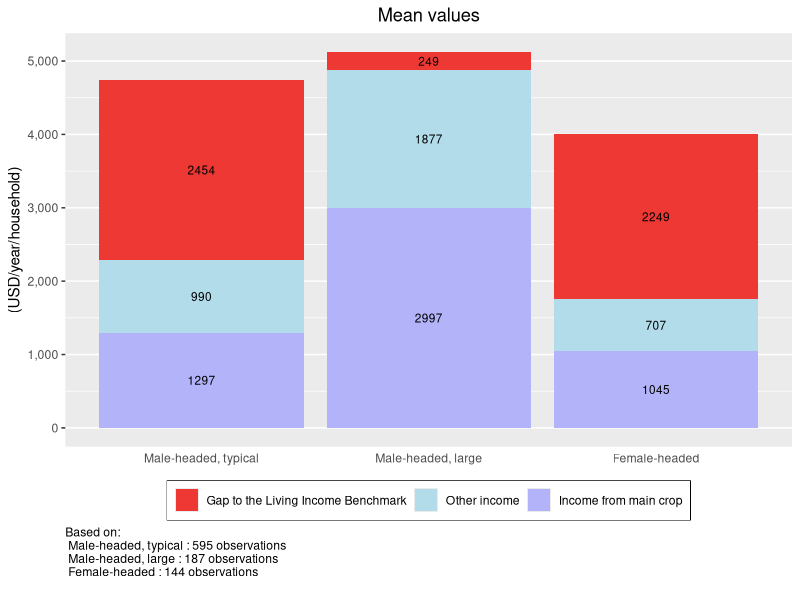
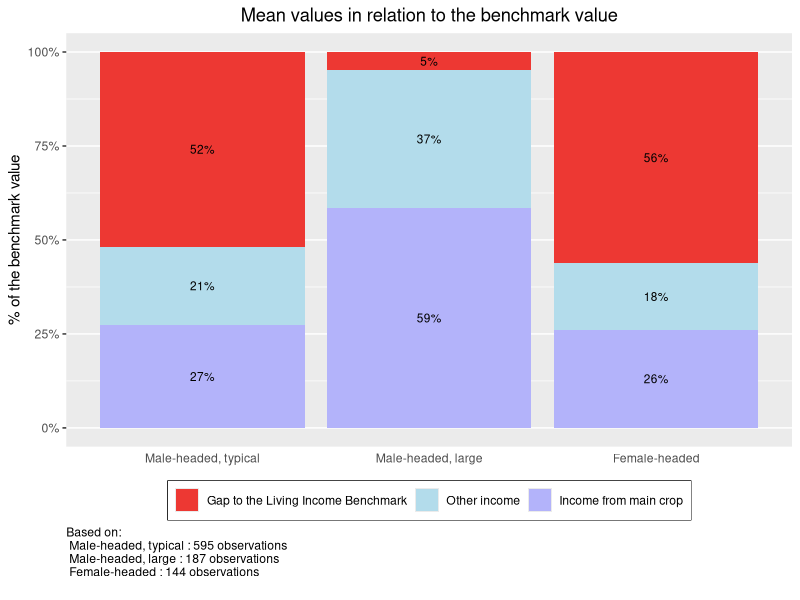
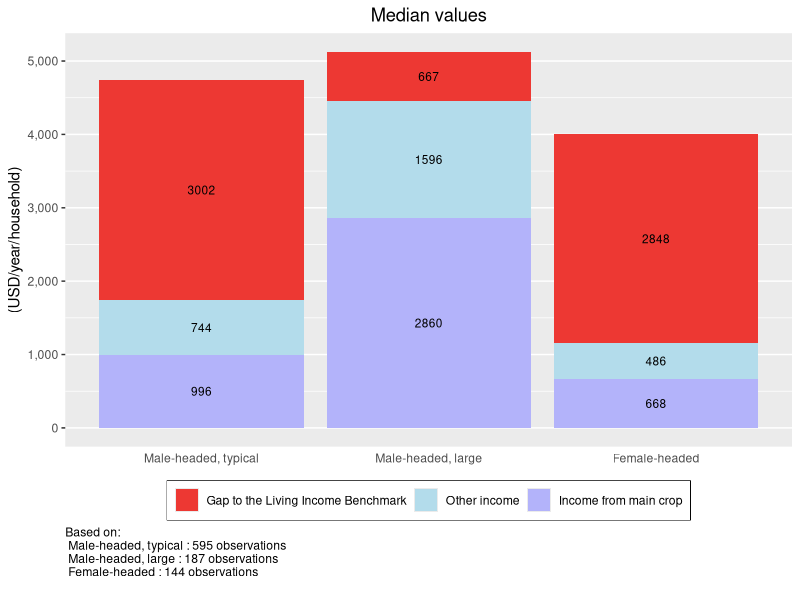
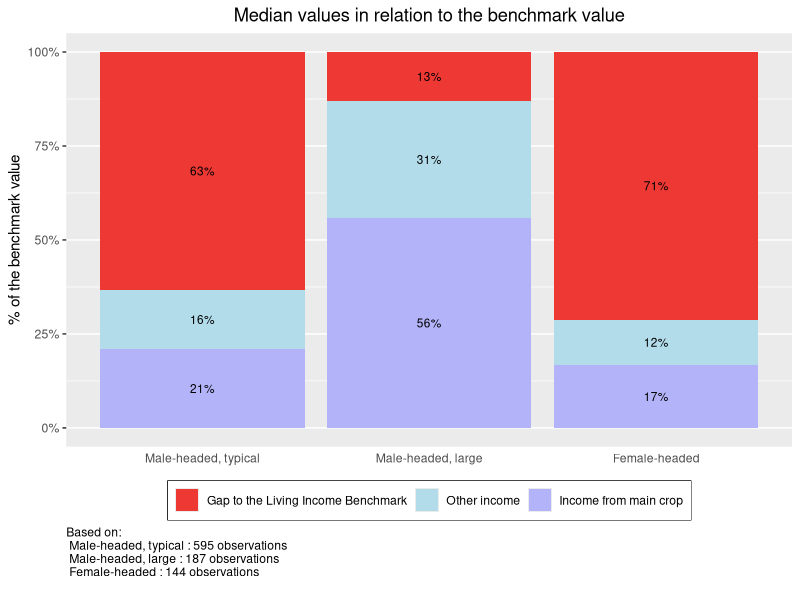
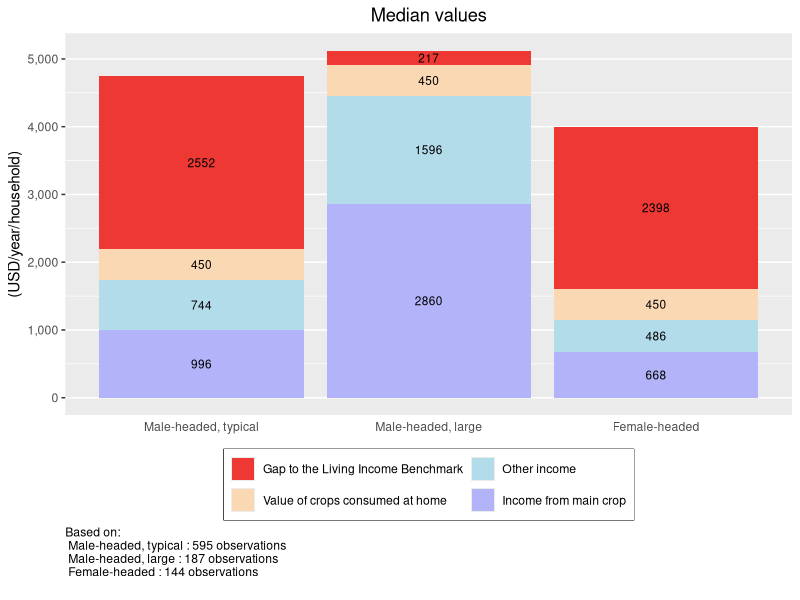
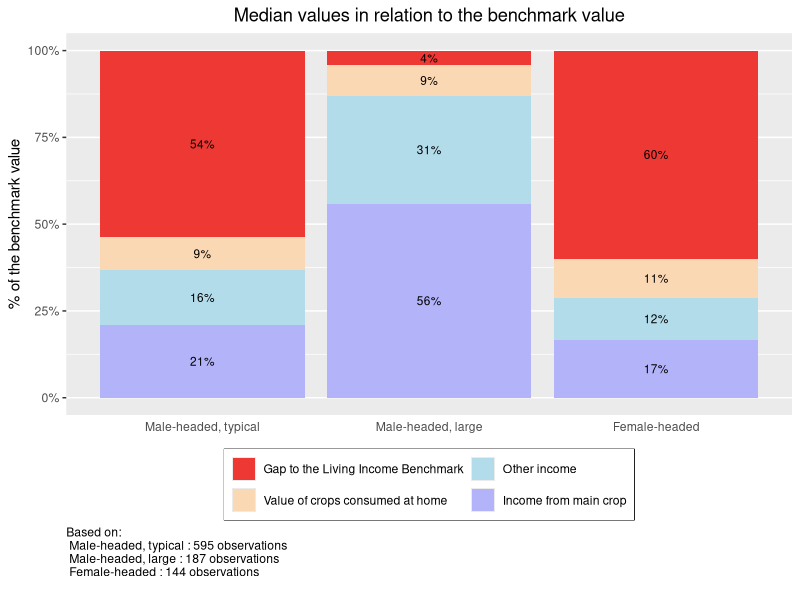
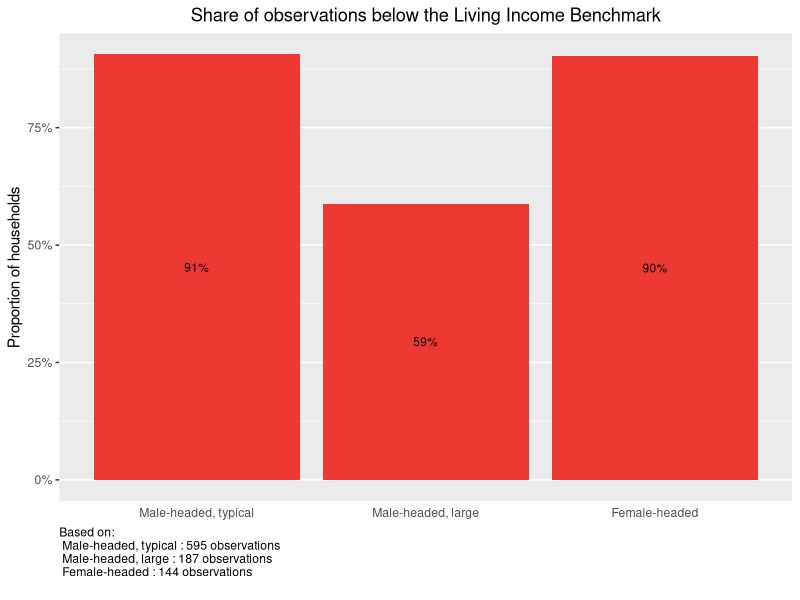
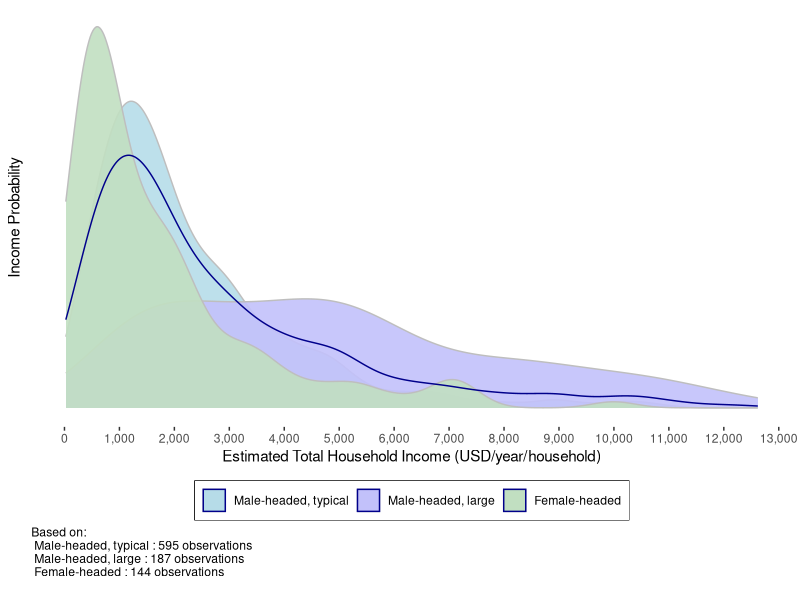

Write the R code that produced these figures, in order.
## ---- chunk 1
knitr::opts_chunk$set(message = FALSE)
## ---- chunk 2
#### Before continuing any further, load the R libraries that have the 
# necessary functions for this analysis. 

# If you have not previously used these libraries, 
# you will need to instaLl them with the function install.packages("LIBRARY NAME").
# For example: install.packages(tidyverse)
library(tidyverse)
library(knitr)
library(scales)
## ---- chunk 3
## Import data set
df <- read_csv("KIT_Sample_Data.csv")

## Replace variable names
# Main crop
df$income_main_crop <- df$total_cocoa_income_2018
# Total income
df$total_hh_income <- df$total_hh_income_2018
# Groups to compare incomes between
  # Note: name does not change from example data set
df$grouping <- df$grouping

# Replace graph labels
main_crop <-"cocoa" 
currency <- "USD"
## ---- chunk 4
# You can communicate colors with R in two ways: through one of the 657 color 
# names build into R, or through a hex color code. 

# To see the names of all 657 colors built into R, run the colors() formula in the command line. 
# The below links to a PDF file with a color sample for all 657 built in colors  
# http://www.stat.columbia.edu/~tzheng/files/Rcolor.pdf

# You can replace any of the below colors with a new color name or hex color code.  

## Bar graph sections
# Gap to the mean
gap_color <- "#ed3833"
# Other income
other_color <- "#b3dceb"  
# Income from main crop
main_color <- "#b3b3fa"
# Value of crops consumed at home
home_color <- "#fad8b3"
  
## Share of observations below the Living Income Benchmark
# Note: these bars all appear the same color
share_color <- "#ed3833"
  
## Distributional plots
  
## By household type
# Group 1
color_1 <- "#b6dce8"
# Group 2
color_2 <- "#c2c1fa"
# Group 3
color_3 <- "#c1dfc1"

color_4 <- "magenta"

test_pallet <- c(color_1, color_2, color_3, color_4)

scale_color_drsimonj <- function(palette = test_pallet, discrete = TRUE, reverse = FALSE, ...) {
  pal <- drsimonj_pal(palette = palette, reverse = reverse)

  if (discrete) {
    discrete_scale("colour", paste0("drsimonj_", palette), palette = pal, ...)
  } else {
    scale_color_gradientn(colours = pal(256), ...)
  }
}

## With mean and median
# Distribution curve 
curve_color <- "#b6dce8" 
# Income Mean
mean_color <- "blue"  
# Income Median
median_color <-  "green"
# Living Income Benchmark 
benchmark_color <- "red"  

################# Font color
# To change the color of the font for all graph axis and labels, replace the color 
# in the quotation marks, then run the following two lines of code. 
font_color <- "black"
theme_set(theme_get() + theme(text = element_text(color = font_color)))

## ---- chunk 5
# In the example dataset, there are three groups that income is assessed across:
  # Male-headed, typical; Male-headed, large; and Female-headed.
# The below code assigns Male-headed, typical as the far left bar on graphs,
  # Male-headed, large in the middle, and Female-headed on the far right. 

# To customize this chunk of code to your dataset, replace the example group 
  # names with the group names in your dataset - leaving the quotation marks and 
  # commas as they are. The order of the list below determines the order of the 
  # bars in the ensuing bar graph. 
 
df <- df %>% 
      mutate(grouping = factor(grouping, 
                               levels = c("Male-headed, typical", 
                                       "Male-headed, large", 
                                       "Female-headed")))
## ---- chunk 6
## The first section of this code summarizes and formats the data to be graph-ready
df %>% 
# Group by household type
  group_by(grouping) %>% 
# For each household type, summarize the mean gap to the living income, 
# the mean other income, and the mean main_crop income 
  summarise(Gap = mean(benchmark - total_hh_income),
            Other = mean(total_hh_income - income_main_crop),
            main_crop = mean(income_main_crop)) %>% 
# Gather each income components into one column so the data is in 'long' format
  gather(key = "Component", value = "Income", Gap:main_crop) %>% 
# Re-level the income factors for the order you want them stacked on the graph  
  mutate(Component = factor(Component, 
                            levels = c("Gap", "Other", "main_crop"))) %>% 
# Generate ggplot graph for income by groupings and income component  
  ggplot(aes(y = Income, x = grouping, fill = Component)) +
# Assign graph as stacked bar chart  
  geom_bar(position = "stack", stat = "identity") +
# Label the graph title, axis, and caption  
  labs(title = "Mean values", 
       y = paste("(", currency, "/year/household)", sep = ""),
       x = "",
# Add caption with observation numbers for each household type  
       caption = paste("Based on: \n", 
                   paste(names(table(df$grouping)), 
                       ":", 
                       as.numeric(table(df$grouping)), 
                       "observations \n ", collapse = ''), collapse = '')) +
# Label the legend and assign custom colors 
  scale_fill_manual(values=c(gap_color, other_color, main_color),
                    breaks=c("Gap", "Other", "main_crop"),
                    labels=c("Gap to the Living Income Benchmark",
                                "Other income",
                                "Income from main crop")) +
# Format y-axis labels with a comma  
  scale_y_continuous(labels = comma) +
# Remove x-axis grid lines and tick marks  
  theme(panel.grid.major.x = element_blank(), 
        axis.ticks.x = element_blank(),
        axis.title.x = element_blank(),
# Center plot title        
        plot.title = element_text(hjust = 0.5),
# Move the legend to the bottom of the graph
        legend.position="bottom",
# Remove legend title
        legend.title = element_blank(),
# Put a box around the legend
        legend.box.background = element_rect(),
# Move caption to desired location
        plot.caption = element_text(hjust = 0)) +
# Add incomes to prospective graph components  
  geom_text(aes(label = round(Income)), 
            position = position_stack(vjust = 0.5), 
            size = 3) 
## ---- chunk 7
## The first section of this code summarizes and formats the data to be graph-ready
df %>% 
# Group by household type
  group_by(grouping) %>% 
# For each household type, summarize the mean gap to the living income, 
# the mean other income, and the mean main_crop income. 
# Calculate all as percentages of the Living income benchmark - the total of the income and gap
  summarise(Gap = mean((benchmark - total_hh_income)/benchmark),
            Other = mean((total_hh_income - income_main_crop)/benchmark),
            main_crop = mean(income_main_crop/benchmark)) %>% 
# Gather each income components into one column so the data is in 'long' format
  gather(key = "Component", value = "Income", Gap:main_crop) %>% 
# Re-level the income factors for the order you want them stacked on the graph  
  mutate(Component = factor(Component, 
                            levels = c("Gap", "Other", "main_crop"))) %>% 
# Generate ggplot graph for income by groupings and income component  
  ggplot(aes(y = Income, x = grouping, fill = Component)) +
# Assign graph as stacked bar chart  
  geom_bar(position = "stack", stat = "identity") +
# Label the graph title, axis, and caption  
  labs(title = "Mean values in relation to the benchmark value", 
       y = "% of the benchmark value",
       x = " ",
# Add caption with observation numbers for each household type            
       caption = paste("Based on: \n", 
                   paste(names(table(df$grouping)), 
                       ":", 
                       as.numeric(table(df$grouping)), 
                       "observations \n ", collapse = ''), collapse = '')) +
# Label the legend  
  scale_fill_manual(values=c(gap_color, other_color, main_color),
                      breaks=c("Gap",
                                "Other",
                                "main_crop"),
                      labels=c("Gap to the Living Income Benchmark",
                                "Other income",
                                "Income from main crop")) +
# Format y-axis labels with a comma  
  scale_y_continuous(labels = percent) +
# Remove x-axis grid lines and tick marks  
  theme(panel.grid.major.x = element_blank(), 
        axis.ticks.x = element_blank(),
        axis.title.x = element_blank(),
# Center plot title        
        plot.title = element_text(hjust = 0.5),
# Move the legend to the bottom of the graph
        legend.position="bottom",
# Remove legend title
        legend.title = element_blank(),
# Put a box around the legend
        legend.box.background = element_rect(),
# Move caption to desired location
        plot.caption = element_text(hjust = 0)) +
# Add incomes to prospective graph components  
  geom_text(aes(label = label_percent(accuracy = 1L)(Income)), 
            position = position_stack(vjust = 0.5), 
            size = 3) 
## ---- chunk 8
## The first section of this code summarizes and formats the data to be graph-ready
df %>% 
# Group by household type
  group_by(grouping) %>% 
# For each grouping, summarize the median gap to the living income, 
# the median other income, and the median main_crop income. 
  summarise(Gap = median(benchmark - total_hh_income),
            main_crop = median(income_main_crop),
            benchmark = median(benchmark)) %>%
  mutate(Other = (benchmark - Gap - main_crop)) %>% 
# Gather each income components into one column so the data is in 'long' format
  gather(key = "Component", value = "Income", c(Gap, main_crop, Other)) %>% 
# Re-level the income factors for the order you want them stacked on the graph  
  mutate(Component = factor(Component, 
                            levels = c("Gap", "Other", "main_crop"))) %>% 
# Generate ggplot graph for income by grouping and income component  
  ggplot(aes(y = Income, x = grouping, fill = Component)) +
# Assign graph as stacked bar chart  
  geom_bar(position = "stack", stat = "identity") +
# Label the graph title, axis, and caption  
  labs(title = "Median values", 
       y = paste("(", currency, "/year/household)", sep = ""),
       x = "",
# Add caption with observation numbers for each household type               
       caption = paste("Based on: \n", 
                   paste(names(table(df$grouping)), 
                       ":", 
                       as.numeric(table(df$grouping)), 
                       "observations \n ", collapse = ''), collapse = '')) +
# Label the legend and assign custom colors 
  scale_fill_manual(values=c(gap_color, other_color, main_color),
                    breaks=c("Gap", "Other", "main_crop"),
                    labels=c("Gap to the Living Income Benchmark",
                                "Other income",
                                "Income from main crop")) +
# Format y-axis labels with a comma  
  scale_y_continuous(labels = comma) +
# Remove x-axis grid lines and tick marks  
  theme(panel.grid.major.x = element_blank(), 
        axis.ticks.x = element_blank(),
        axis.title.x = element_blank(),
# Center plot title        
        plot.title = element_text(hjust = 0.5),
# Move the legend to the bottom of the graph
        legend.position="bottom",
# Remove legend title
        legend.title = element_blank(),
# Put a box around the legend
        legend.box.background = element_rect(),
# Move caption to desired location
        plot.caption = element_text(hjust = 0)) +
# Add incomes to prospective graph components  
  geom_text(aes(label = round(Income)), 
            position = position_stack(vjust = 0.5), 
            size = 3) 
## ---- chunk 9
## The first section of this code summarizes and formats the data to be graph-ready
df %>% 
# Group by household type
  group_by(grouping) %>% 
# For each grouping, summarize the median gap to the living income, 
# the median other income, and the median main_crop income. 
# Calculate all as percentages of the Living income benchmark - the total of the income and gap
  summarise(Gap = median((benchmark - total_hh_income)/benchmark),
            main_crop = median((income_main_crop/benchmark)))%>%
  mutate(Other = (1 - Gap - main_crop)) %>%
# Gather each income components into one column so the data is in 'long' format
  gather(key = "Component", value = "Income", Gap:Other) %>% 
# Re-level the income factors for the order you want them stacked on the graph  
  mutate(Component = factor(Component, 
                            levels = c("Gap", "Other", "main_crop"))) %>% 
# Generate ggplot graph for income by grouping and income component  
  ggplot(aes(y = Income, x = grouping, fill = Component)) +
# Assign graph as stacked bar chart  
  geom_bar(position = "fill", stat = "identity") +
# Label the graph title, axis, and caption  
  labs(title = "Median values in relation to the benchmark value", 
       y = "% of the benchmark value",
       x = "",
# Add caption with observation numbers for each household type         
       caption = paste("Based on: \n", 
                   paste(names(table(df$grouping)), 
                       ":", 
                       as.numeric(table(df$grouping)), 
                       "observations \n ", collapse = ''), collapse = '')) +
# Label the legend and assign custom colors 
  scale_fill_manual(values=c(gap_color, other_color, main_color),
                    breaks=c("Gap", "Other", "main_crop"),
                    labels=c("Gap to the Living Income Benchmark",
                                "Other income",
                                "Income from main crop")) +
# Format y-axis labels with a comma  
  scale_y_continuous(labels = percent) +
# Remove x-axis grid lines and tick marks  
  theme(panel.grid.major.x = element_blank(), 
        axis.ticks.x = element_blank(),
        axis.title.x = element_blank(),
# Center plot title        
        plot.title = element_text(hjust = 0.5),
# Move the legend to the bottom of the graph
        legend.position="bottom",
# Remove legend title
        legend.title = element_blank(),
# Put a box around the legend
        legend.box.background = element_rect(),
# Move caption to desired location
        plot.caption = element_text(hjust = 0)) +
# Add incomes to prospective graph components  
  geom_text(aes(label = label_percent(accuracy = 1L)(Income)), 
            position = position_stack(vjust = 0.5), 
            size = 3) 
## ---- chunk 10
## The first section of this code summarizes and formats the data to be graph-ready
df %>% 
# Group by grouping
  group_by(grouping) %>% 
# For each grouping, summarize the median gap to the living income, 
# the median other income, and the median main_crop income. 
  summarise(Gap = median(benchmark - total_hh_income - food_value),
            Food = median(food_value),
            main_crop = median(income_main_crop),
            benchmark = median(benchmark)) %>% 
  mutate(Other = (benchmark - Gap - main_crop - Food)) %>%
# Gather each income components into one column so the data is in 'long' format
  gather(key = "Component", value = "Income", c(Gap, Food, main_crop, Other)) %>% 
# Re-level the income factors for the order you want them stacked on the graph  
  mutate(Component = factor(Component, 
                            levels = c("Gap", "Food", "Other", "main_crop"))) %>% 
# Generate ggplot graph for income by grouping and income component  
  ggplot(aes(y = Income, x = grouping, fill = Component)) +
# Assign graph as stacked bar chart  
  geom_bar(position = "stack", stat = "identity") +
# Label the graph title, axis, and caption  
  labs(title = "Median values", 
       y = paste("(", currency, "/year/household)", sep = ""),
       x = "",
# Add caption with observation numbers for each household type          
       caption = paste("Based on: \n", 
                   paste(names(table(df$grouping)), 
                       ":", 
                       as.numeric(table(df$grouping)), 
                       "observations \n ", collapse = ''), collapse = '')) +
# Label the legend and assign custom colors 
  scale_fill_manual(values=c(gap_color, home_color, other_color, main_color),
                    breaks=c("Gap", "Food", "Other", "main_crop"),
                    labels=c("Gap to the Living Income Benchmark",
                             "Value of crops consumed at home",
                              "Other income",
                              "Income from main crop")) +
# Wrap legend onto 2 lines to fit everything neatly     
  guides(fill = guide_legend(nrow = 2)) +
# Format y-axis labels with a comma  
  scale_y_continuous(labels = comma) +
# Remove x-axis grid lines and tick marks  
  theme(panel.grid.major.x = element_blank(), 
        axis.ticks.x = element_blank(),
        axis.title.x = element_blank(),
# Center plot title        
        plot.title = element_text(hjust = 0.5),
# Move the legend to the bottom of the graph
        legend.position="bottom",
# Remove legend title
        legend.title = element_blank(),
# Put a box around the legend
        legend.box.background = element_rect(),
# Move caption to desired location
        plot.caption = element_text(hjust = 0)) +
# Add incomes to prospective graph components  
  geom_text(aes(label = round(Income)), 
            position = position_stack(vjust = 0.5), 
            size = 3) 
## ---- chunk 11
## The first section of this code summarizes and formats the data to be graph-ready
df %>% 
# Group by household type
  group_by(grouping) %>% 
# For each household type, summarize the median gap to the living income,
# the median other income, and the median main_crop income. 
# Calculate all as percentages of the Living income benchmark - the total of the income and gap
  summarise(Gap = median((benchmark - total_hh_income - food_value)/benchmark),
            Food = median(food_value/benchmark),
            main_crop = median(income_main_crop/benchmark)) %>% 
  mutate(Other = (1 - Gap - main_crop - Food)) %>%
# Gather each income components into one column so the data is in 'long' format
  gather(key = "Component", value = "Income", Gap:Other) %>% 
# Re-level the income factors for the order you want them stacked on the graph  
  mutate(Component = factor(Component, 
                            levels = c("Gap", "Food", "Other", "main_crop"))) %>% 
# Generate ggplot graph for income by grouping and income component  
  ggplot(aes(y = Income, x = grouping, fill = Component)) +
# Assign graph as stacked bar chart 
  geom_bar(position = "fill", stat = "identity") +
# Label the graph title, axis, and caption  
  labs(title = "Median values in relation to the benchmark value", 
       y = "% of the benchmark value",
       x = "", 
# Add caption with observation numbers for each household type            
       caption = paste("Based on: \n", 
                   paste(names(table(df$grouping)), 
                       ":", 
                       as.numeric(table(df$grouping)), 
                       "observations \n ", collapse = ''), collapse = '')) +
# Label the legend and assign custom colors 
  scale_fill_manual(values=c(gap_color, home_color, other_color, main_color),
                    breaks=c("Gap", "Food", "Other", "main_crop"),
                    labels=c("Gap to the Living Income Benchmark",
                             "Value of crops consumed at home",
                              "Other income",
                              "Income from main crop")) +
# Wrap legend onto 2 lines to fit everything neatly     
  guides(fill = guide_legend(nrow = 2)) +
# Format y-axis labels with a comma and assign limits 0-100% 
  scale_y_continuous(labels = percent, limits = c(0,1)) +
# Remove x-axis grid lines and tick marks  
  theme(panel.grid.major.x = element_blank(), 
        axis.ticks.x = element_blank(),
        axis.title.x = element_blank(),
# Center plot title        
        plot.title = element_text(hjust = 0.5),
# Move the legend to the bottom of the graph
        legend.position="bottom",
# Remove legend title
        legend.title = element_blank(),
# Put a box around the legend
        legend.box.background = element_rect(),
# Move caption to desired location
        plot.caption = element_text(hjust = 0)) +
# Add incomes to prospective graph components  
  geom_text(aes(label = label_percent(accuracy = 1L)(Income)), 
            position = position_stack(vjust = 0.5), 
            size = 3) 
## ---- chunk 12
df %>% 
# Group by household type  
  group_by(grouping) %>% 
# For each household type, calculate the percentage above the living income benchmark 
  summarise(Below = sum(below_benchmark)/n()) %>% 
# Generate ggplot graph for percentage by grouping 
  ggplot(aes(x = grouping, y = Below)) +
# Assign graph as bar graph and color bars red for aesthetics   
  geom_col(fill= share_color) +
# Label the graph title, axis, and caption    
  labs(title = "Share of observations below the Living Income Benchmark",
       y = "Proportion of households",
       x = "",
# Add caption with observation numbers for each household type    
       caption = paste("Based on: \n", 
                   paste(names(table(df$grouping)), 
                       ":", 
                       as.numeric(table(df$grouping)), 
                       "observations \n ", collapse = ''), collapse = '')) +
# Format y-axis labels with a percent  
  scale_y_continuous(labels = percent) +
# Remove x-axis grid lines and tick marks    
  theme(panel.grid.major.x = element_blank(), 
        axis.ticks.x = element_blank(),
        axis.title.x = element_blank(),
# Center plot title          
        plot.title = element_text(hjust = 0.5),
# Move caption to desired location
        plot.caption = element_text(hjust = 0)) +
# Add percents to each graph bar   
  geom_text(aes(label = label_percent(accuracy = 1L)(Below)),
            position = position_stack(vjust = 0.5), 
            size = 3) 
## ---- chunk 13
##### These first few lines of code draft a dataframe of the percent above the 
  # LI benchmark for each group. The character strings in this dataframe are 
  # then used as descriptive comments within the following graph
below <- 
  df %>%
  group_by(grouping) %>% 
  summarise(Percent = percent(sum(total_hh_income < benchmark)/n()))

# Formatting the strings as phrases with punctuation   
below <- paste("Living Income", below$grouping, ": ", 
               below$Percent, " below", sep = "")

##### Graph code begins here  
df %>%
# Set x-axis to total household income and color by household type  
  ggplot(aes(x = total_hh_income)) +
# Add density line. You can change the fill and line colors.
  geom_density(aes(fill = grouping), alpha = 0.9, color = "grey") +
  
#   for (i in 1:length(unique(df$grouping))) {
#   
# ### Add vertical lines for Living Income benchmark(s)
# # Add and/or subtract lines based on number of household types
# # and if you have a different benchmark for each.
#   paste(as.character(geom_vline(aes(xintercept = unique(df$grouping)[i], 
#                  color = below[i]),
#              key_glyph = "path")), "+" )
#   }
#     +
  scale_fill_manual(name = "Legend", 
                    values = c(color_1, color_2, color_3, color_4),
                    breaks = levels(df$grouping),
                    labels = levels(df$grouping)) + 
# Add graph and axis labels
  labs(x = paste("Estimated Total Household Income (", 
                 currency, "/year/household)", sep = ""),
       y = "Income Probability",
# Add caption with observation numbers for each household type               
       caption = paste("Based on: \n", 
                   paste(names(table(df$grouping)), 
                       ":", 
                       as.numeric(table(df$grouping)), 
                       "observations \n ", collapse = ''), collapse = '')) +
# Format x-axis labels as numbers with commas
# If your data has extreme income outliers, 
    # you may need to filter them or add x-axis limits so they do not warp the graph 
  scale_x_continuous(labels = comma, breaks=pretty_breaks(10)) +
# Remove y-axis labels and ticks
  theme(axis.text.y = element_blank(), axis.ticks.y = element_blank(), 
# Remove background grid (the grid is the default)
        panel.grid.major = element_blank(), panel.grid.minor = element_blank(),
# Move the legend to the bottom of the graph
        legend.position="bottom",
# Remove legend title
        legend.title = element_blank(),
# Remove gray background for legend symbols 
        legend.key=element_rect(fill=NA),
# Put a box around the legend
        legend.box.background = element_rect(),
# Move caption to desired location
        plot.caption = element_text(hjust = 0),

  panel.background = element_rect(fill = "white", colour = NA)) +
# Wrap legend onto 3 lines to fit everything neatly     
  guides(color = guide_legend(nrow = 3)) +
  geom_density(color = "dark blue") 

## ---- chunk 14
### Preparing text for label with percent below benchmark
#  <- sum(below_benchmark) - 
# "below the benchmark"

df %>%
  # Set x-axis to key variable
  ggplot(aes(x = total_hh_income, y =(..count..)/n), fill = dataset) +
  # Add density line. You can change the fill and line colors.
  geom_density(color = "#add8e6", fill = "#add8e6") +
  
  # Add vertical line for living income
  geom_vline(aes(xintercept = mean(benchmark), 
                 color = "Living Income Benchmark"), key_glyph = "path") +
  # Add vertical line for mean income 
  geom_vline(aes(xintercept = mean(df$total_hh_income), 
                 color = "Income Mean"), key_glyph = "path") +
  # Add vertical line for median income
  geom_vline(aes(xintercept = median(df$total_hh_income), 
                 color = "Income Median"), key_glyph = "path") +
  # Add text for percentage below the benchmark 
  geom_text(mapping=aes(x=mean(benchmark), y=0, 
            label=paste((percent(sum(below_benchmark)/nrow(df))), "below the benchmark")), 
            size=4, vjust=-0.4, hjust=0) +
  # Add graph and axis labels
  labs(x = paste("Estimated Total Household Income (", 
                 currency, "/", "year/household)", 
                 sep = ""),
       y = "Income Probability",
# Add caption with observation numbers for each household type             
       caption = paste("N =", nrow(df))) +
  # Format x-axis labels as numbers with commas
  # If your data has extreme income outliers, 
    # you may need to filter them or add x-axis limits so they do not warp the graph 
  scale_x_continuous(labels = comma, breaks=pretty_breaks(10)) +
  scale_y_continuous(labels = percent) +
  # Remove y-axis labels and ticks
  theme(axis.text.y = element_blank(), axis.ticks.y = element_blank(),
  # Remove background grid (the grid is the default)
        panel.grid.major = element_blank(), panel.grid.minor = element_blank(),
  # Move the legend to the bottom of the graph
        legend.position="bottom",
  # Remove legend title
        legend.title = element_blank(),
  # Remove gray background for legend symbols 
        legend.key=element_rect(fill=NA),
  # Put a box around the legend
        legend.box.background = element_rect(),
  # Move caption to desired location
        plot.caption = element_text(hjust = 0)) +
  # Manually add legend 
  scale_color_manual(values = c("Living Income Benchmark"= "red",
                                "Income Mean"= "blue",
                                "Income Median"="green"))
## ---- chunk 15
df %>%
  # Set x-axis to key variable
  ggplot(aes(x = total_hh_income, y =(..count..)/n), fill = dataset) +
  # Add density line. You can change the fill and line colors.
  geom_density(color = "#add8e6", fill = "#add8e6", bw=8000) +
  # Add vertical line for living income
  geom_vline(aes(xintercept = mean(benchmark), 
                 color = "Living Income Benchmark"), key_glyph = "path") +
  # Add vertical line for mean income 
  geom_vline(aes(xintercept = mean(df$total_hh_income), 
                 color = "Income Mean"), key_glyph = "path") +
  # Add vertical line for median income
  geom_vline(aes(xintercept = median(df$total_hh_income), 
                 color = "Income Median"), key_glyph = "path") +
  # Add graph and axis labels
  labs(x = paste("Estimated Total Household Income (", 
                 currency, "/", "year/household)", 
                 sep = ""),
       y = "Proportion of households",
# Add caption with observation numbers for each household type             
       caption = paste("N =", nrow(df), ", bin size = ", 
                       "BINSIZE", collapse = '')) +
  # Format x-axis labels as numbers with commas
  # If your data has extreme income outliers, 
    # you may need to filter them or add x-axis limits so they do not warp the graph 
  scale_x_continuous(labels = comma) +
  scale_y_continuous(labels = percent) +
  # Remove y-axis labels and ticks
  theme(#axis.text.y = element_blank(), axis.ticks.y = element_blank(),
  # Remove background grid (the grid is the default)
        panel.grid.major = element_blank(), panel.grid.minor = element_blank(),
  # Move the legend to the bottom of the graph
        legend.position="bottom",
  # Remove legend title
        legend.title = element_blank(),
  # Remove gray background for legend symbols 
        legend.key=element_rect(fill=NA),
  # Put a box around the legend
        legend.box.background = element_rect(),
  # Move caption to desired location
        plot.caption = element_text(hjust = 0)) +
  # Manually add legend 
  scale_color_manual(values = c("Living Income Benchmark"= "red",
                                "Income Mean"= "blue",
                                "Income Median"="green"))
## ---- chunk 16
df %>% 
# Group by household type  
  group_by(grouping) %>% 
# For each grouping, calculate the average Foster–Greer–Thorbecke (FGT) index 
  summarise(FGT = mean(fgt_gap)) %>% 
# Generate ggplot graph for percentage by grouping 
  ggplot(aes(x = grouping, y = FGT)) +
# Assign graph as bar graph and color bars red for aesthetics   
  geom_col(fill= "red") +
# Label the graph title, axis, and caption    
  labs(title = "FGT index", 
       y = "Index value",
       x = "",
# Add caption with observation numbers for each household type               
       caption = paste("Based on: \n", 
                   paste(names(table(df$grouping)), 
                       ":", 
                       as.numeric(table(df$grouping)), 
                       "observations \n ", collapse = ''), collapse = '')) +
# Format y-axis labels with a percent  
  scale_y_continuous(labels = percent) +
# Remove x-axis grid lines and tick marks    
  theme(panel.grid.major.x = element_blank(), 
        axis.ticks.x = element_blank(),
        axis.title.x = element_blank(),
# Center plot title          
        plot.title = element_text(hjust = 0.5),
# Move caption to desired location
        plot.caption = element_text(hjust = 0)) +
# Add percents to each graph bar   
  geom_text(aes(label = label_percent(accuracy = 1L)(FGT)),
            position = position_stack(vjust = 0.5), 
            size = 3) 
